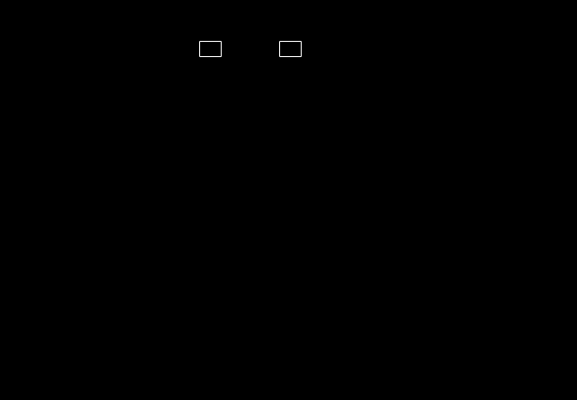
Frame 1 (no input)
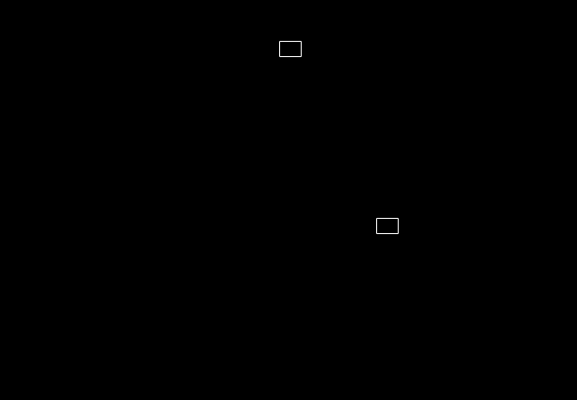
Frame 60 (no input)
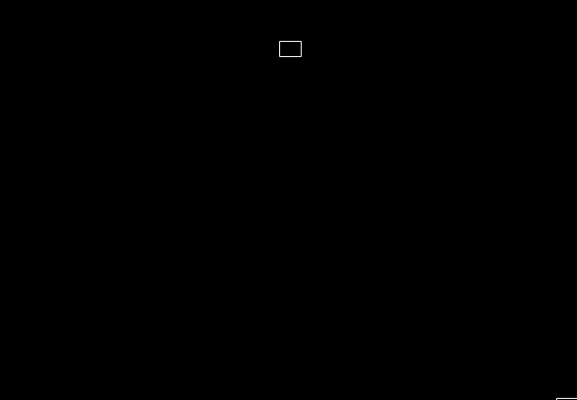
Frame 120 (the mouse pressed at the canvas centre since frame 60)

The p5.js sketch that drew these frames (run headless with seeded random() and noise() and a simulated clock; from frame 60 on, the mouse is pressed at the canvas centre):

// p5.js sketch
// ── sketch.js


function setup() {
	posX = random(0,280);
	posY = random(0,200);
	alto = random(10,25);
	largo = random(10,25);	
	createCanvas(577, 400);
	figUno = new Rectangulos(posX,posY,alto,largo);
	figDos = new Rectangulos(280,posY,alto,largo);
}


function draw() {
	background(0);
	figUno.show();
	figUno.move();
	figDos.show();
	


}

class Rectangulos{
	constructor(posX,posY,alto,largo){
		this.x = posX;
		this.y = posY;
		this.alto = alto;
		this.largo = largo;
	};

	show(){
		noFill();
		stroke(255);
		rect(this.x,this.y,this.alto,this.largo)
	}
	move(){
		
		if(this.x > 577 || this.x < 0 || this.y < 0 || this.y > height){
			this.x *= -1;
			this.y *= -1;
			console.log(this.x + " Salio!");
		}
		this.x += 3 /* this.x + random(-5,5); */
		this.y +=3 /* this.y + random(-5,5); */
	}

}
